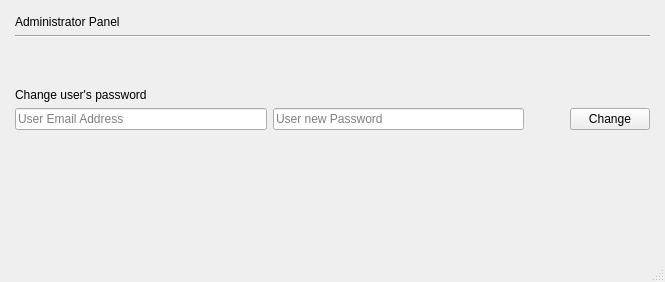
<?xml version="1.0" encoding="UTF-8"?>
<ui version="4.0">
 <class>admin_panelClass</class>
 <widget class="QMainWindow" name="admin_panelClass">
  <property name="windowModality">
   <enum>Qt::WindowModal</enum>
  </property>
  <property name="geometry">
   <rect>
    <x>0</x>
    <y>0</y>
    <width>665</width>
    <height>282</height>
   </rect>
  </property>
  <property name="windowTitle">
   <string>Administrator Panel</string>
  </property>
  <widget class="QWidget" name="centralWidget">
   <layout class="QGridLayout" name="gridLayout">
    <property name="leftMargin">
     <number>15</number>
    </property>
    <property name="topMargin">
     <number>15</number>
    </property>
    <property name="rightMargin">
     <number>15</number>
    </property>
    <property name="bottomMargin">
     <number>15</number>
    </property>
    <item row="0" column="0">
     <layout class="QVBoxLayout" name="verticalLayout">
      <item>
       <widget class="QLabel" name="label_2">
        <property name="styleSheet">
         <string notr="true">font: 700 28pt &quot;Century Gothic&quot;;</string>
        </property>
        <property name="text">
         <string>Administrator Panel</string>
        </property>
       </widget>
      </item>
      <item>
       <widget class="Line" name="line">
        <property name="orientation">
         <enum>Qt::Horizontal</enum>
        </property>
       </widget>
      </item>
      <item>
       <spacer name="verticalSpacer_2">
        <property name="orientation">
         <enum>Qt::Vertical</enum>
        </property>
        <property name="sizeHint" stdset="0">
         <size>
          <width>20</width>
          <height>40</height>
         </size>
        </property>
       </spacer>
      </item>
      <item>
       <layout class="QVBoxLayout" name="verticalLayout_2">
        <item>
         <widget class="QLabel" name="label">
          <property name="styleSheet">
           <string notr="true">font: 10pt &quot;Century Gothic&quot;;</string>
          </property>
          <property name="text">
           <string>Change user's password</string>
          </property>
         </widget>
        </item>
        <item>
         <layout class="QHBoxLayout" name="horizontalLayout">
          <item>
           <widget class="QLineEdit" name="lineEdit">
            <property name="sizePolicy">
             <sizepolicy hsizetype="Minimum" vsizetype="Fixed">
              <horstretch>0</horstretch>
              <verstretch>0</verstretch>
             </sizepolicy>
            </property>
            <property name="minimumSize">
             <size>
              <width>100</width>
              <height>0</height>
             </size>
            </property>
            <property name="styleSheet">
             <string notr="true">font: 10pt &quot;Century Gothic&quot;;</string>
            </property>
            <property name="placeholderText">
             <string>User Email Address</string>
            </property>
           </widget>
          </item>
          <item>
           <widget class="QLineEdit" name="lineEdit_2">
            <property name="sizePolicy">
             <sizepolicy hsizetype="Preferred" vsizetype="Fixed">
              <horstretch>0</horstretch>
              <verstretch>0</verstretch>
             </sizepolicy>
            </property>
            <property name="minimumSize">
             <size>
              <width>50</width>
              <height>0</height>
             </size>
            </property>
            <property name="maximumSize">
             <size>
              <width>300</width>
              <height>16777215</height>
             </size>
            </property>
            <property name="styleSheet">
             <string notr="true">font: 10pt &quot;Century Gothic&quot;;</string>
            </property>
            <property name="placeholderText">
             <string>User new Password</string>
            </property>
           </widget>
          </item>
          <item>
           <spacer name="horizontalSpacer">
            <property name="orientation">
             <enum>Qt::Horizontal</enum>
            </property>
            <property name="sizeType">
             <enum>QSizePolicy::Minimum</enum>
            </property>
            <property name="sizeHint" stdset="0">
             <size>
              <width>40</width>
              <height>20</height>
             </size>
            </property>
           </spacer>
          </item>
          <item>
           <widget class="QPushButton" name="pushButton">
            <property name="sizePolicy">
             <sizepolicy hsizetype="Fixed" vsizetype="Fixed">
              <horstretch>0</horstretch>
              <verstretch>0</verstretch>
             </sizepolicy>
            </property>
            <property name="styleSheet">
             <string notr="true">font: 10pt &quot;Century Gothic&quot;;</string>
            </property>
            <property name="text">
             <string>Change</string>
            </property>
           </widget>
          </item>
         </layout>
        </item>
       </layout>
      </item>
     </layout>
    </item>
    <item row="1" column="0">
     <spacer name="verticalSpacer">
      <property name="orientation">
       <enum>Qt::Vertical</enum>
      </property>
      <property name="sizeHint" stdset="0">
       <size>
        <width>20</width>
        <height>40</height>
       </size>
      </property>
     </spacer>
    </item>
   </layout>
  </widget>
  <widget class="QStatusBar" name="statusBar"/>
 </widget>
 <layoutdefault spacing="6" margin="11"/>
 <resources/>
 <connections/>
</ui>
